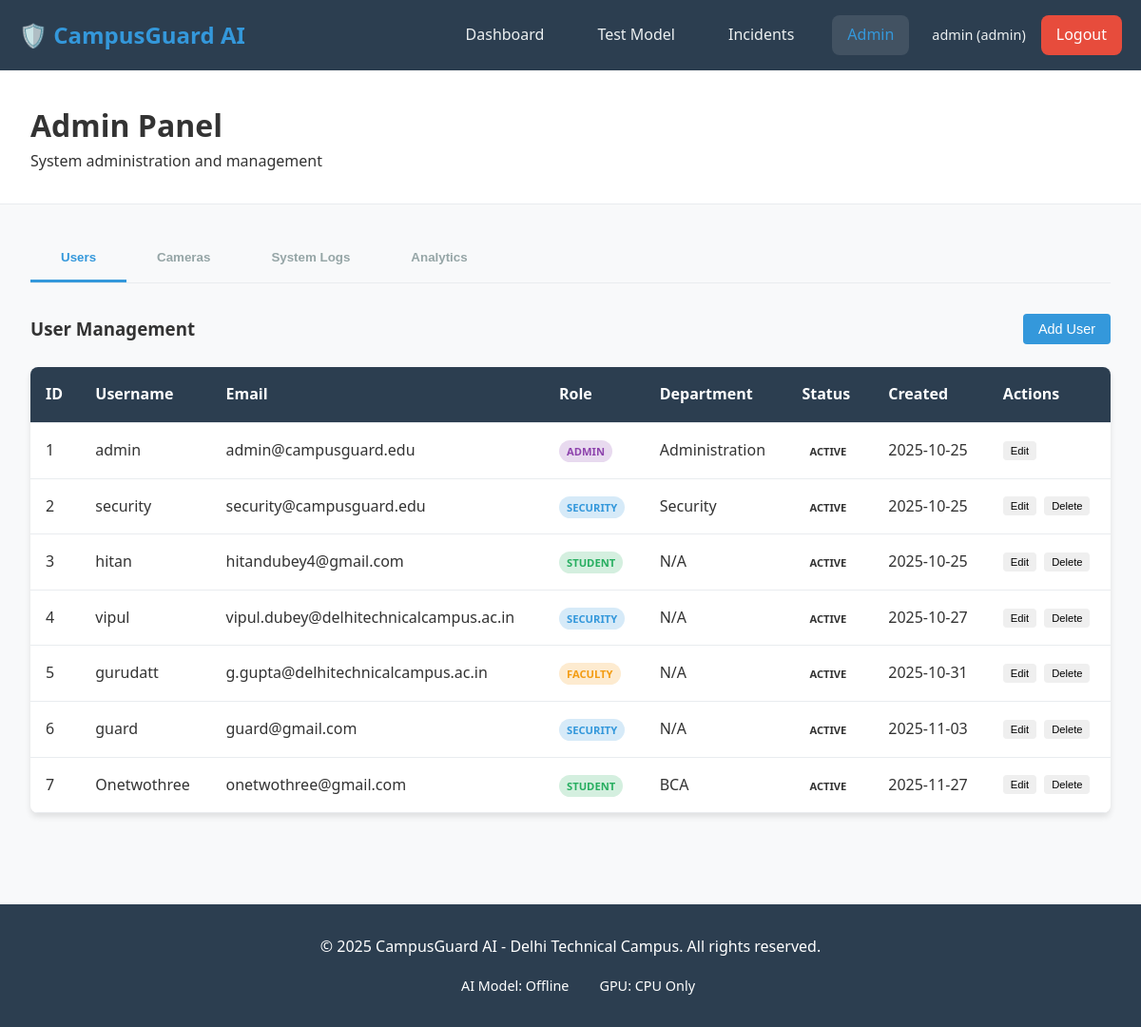
The page /admin (signed in) on the database its author committed.
### database.py (models this page shows, shortened)
class User(UserMixin, db.Model):
    __tablename__ = 'users'
    id = db.Column(db.Integer, primary_key=True)
    username = db.Column(db.String(80), unique=True, nullable=False)
    email = db.Column(db.String(120), unique=True, nullable=False)
    password_hash = db.Column(db.String(128), nullable=False)
    role = db.Column(db.String(20), nullable=False, default='student')
    department = db.Column(db.String(100))
    is_active = db.Column(db.Boolean, default=True)
    created_at = db.Column(db.DateTime, default=datetime.utcnow)
    incidents = db.relationship('Incident', backref='reported_by', lazy=True)

### app.py (the view)
@app.route('/admin')
@login_required
def admin():
    if current_user.role != 'admin':
        flash('Access denied. Admin privileges required.', 'error')
        return redirect(url_for('dashboard'))
    users = User.query.all()
    cameras = Camera.query.all()
    incidents = Incident.query.order_by(Incident.created_at.desc()).limit(50).all()
    return render_template('admin.html', users=users, cameras=cameras, incidents=incidents)

### app.py (called while the page is built)
@login_manager.user_loader
def load_user(user_id):
    try:
        return db.session.get(User, int(user_id))
    except Exception:
        return None

### templates/admin.html (shortened to what this page needs)
{% extends "base.html" %}
{% block content %}
<div class="admin-header">
    <h1>Admin Panel</h1>
    <p>System administration and management</p>
</div>
<div class="admin-tabs">
    <div class="tab-buttons">
        <button class="tab-button active" data-tab="users">Users</button>
        <button class="tab-button" data-tab="cameras">Cameras</button>
        <button class="tab-button" data-tab="system">System Logs</button>
        <button class="tab-button" data-tab="analytics">Analytics</button>
    </div>
    <div class="tab-content">
        <div id="users-tab" class="tab-pane active">
            <div class="tab-header">
                <h3>User Management</h3>
                <button id="addUser" class="btn btn-primary">Add User</button>
            </div>
            <div class="table-container">
                <table class="admin-table">
                    <thead>
                        <tr>
                            <th>ID</th>
                            <th>Username</th>
                            <th>Email</th>
                            <th>Role</th>
                            <th>Department</th>
                            <th>Status</th>
                            <th>Created</th>
                            <th>Actions</th>
                        </tr>
                    </thead>
                    <tbody>
                        {% for user in users %}
                        <tr>
                            <td>{{ user.id }}</td>
                            <td>{{ user.username }}</td>
                            <td>{{ user.email }}</td>
                            <td>
                                <span class="role-badge {{ user.role }}">{{ user.role|upper }}</span>
                            </td>
                            <td>{{ user.department or 'N/A' }}</td>
                            <td>
                                <span class="status-badge {% if user.is_active %}active{% else %}inactive{% endif %}">
                                    {% if user.is_active %}ACTIVE{% else %}INACTIVE{% endif %}
                                </span>
                            </td>
                            <td>{{ user.created_at.strftime('%Y-%m-%d') }}</td>
                            <td>
                                <div class="action-buttons">
                                    <button class="btn-action btn-edit-user" data-id="{{ user.id }}">Edit</button>
                                    {% if user.id != current_user.id %}
                                        <button class="btn-action btn-delete-user" data-id="{{ user.id }}">Delete</button>
                                    {% endif %}
                                </div>
                            </td>
                        </tr>
                        {% endfor %}
                    </tbody>
                </table>
            </div>
        </div>
    </div>
</div>
{% endblock %}

### templates/base.html (shortened to what this page needs)
<!DOCTYPE html>
<html lang="en">
<head>
    <link rel="stylesheet" href="{{ url_for('static', filename='css/style.css') }}">
</head>
<body>
    <nav class="navbar">
        <div class="nav-container">
            <div class="nav-logo">
                <h2>🛡️ CampusGuard AI</h2>
            </div>
            <div class="nav-menu">
                {% if current_user.is_authenticated %}
                    <a href="{{ url_for('dashboard') }}" class="nav-link {% if request.endpoint == 'dashboard' %}active{% endif %}">Dashboard</a>
                    <a href="{{ url_for('test') }}" class="nav-link {% if request.endpoint == 'test' %}active{% endif %}">Test Model</a>
                    <a href="{{ url_for('incidents') }}" class="nav-link {% if request.endpoint == 'incidents' %}active{% endif %}">Incidents</a>
                    {% if current_user.role == 'admin' %}
                        <a href="{{ url_for('admin') }}" class="nav-link {% if request.endpoint == 'admin' %}active{% endif %}">Admin</a>
                    {% endif %}
                    <div class="nav-user">
                        <span class="user-info">{{ current_user.username }} ({{ current_user.role }})</span>
                        <a href="{{ url_for('auth.logout') }}" class="nav-link logout-btn">Logout</a>
                    </div>
                {% else %}
                    <a href="{{ url_for('auth.login') }}" class="nav-link">Login</a>
                    <a href="{{ url_for('auth.register') }}" class="nav-link">Register</a>
                {% endif %}
            </div>
        </div>
    </nav>
    <main class="main-content">
        {% block content %}{% endblock %}
    </main>
    <footer class="footer">
        <div class="container">
            <p>&copy; 2025 CampusGuard AI - Delhi Technical Campus. All rights reserved.</p>
            <div class="system-status">
                <span>AI Model: {% if model_loaded %}Loaded{% else %}Offline{% endif %}</span>
                <span>GPU: {% if cuda_available %}Available{% else %}CPU Only{% endif %}</span>
            </div>
        </div>
    </footer>
</body>
</html>

### static/css/style.css (style rules this page uses)
* { margin: 0; padding: 0; box-sizing: border-box; }
:root { --primary-color: #3498db; --primary-dark: #2980b9; --secondary-color: #2c3e50; --success-color: #27ae60; --warning-color: #f39c12; --danger-color: #e74c3c; --info-color: #17a2b8; --light-color: #ecf0f1; --dark-color: #2c3e50; --gray-color: #95a5a6; --border-radius: 8px; --box-shadow: 0 4px 6px rgba(0, 0, 0, 0.1); --transition: all 0.3s ease; }
body { font-family: 'Segoe UI', Tahoma, Geneva, Verdana, sans-serif; line-height: 1.6; color: #333; background-color: #f8f9fa; }
.container { max-width: 1200px; margin: 0 auto; padding: 0 20px; }
.navbar { background: var(--secondary-color); color: white; padding: 1rem 0; box-shadow: var(--box-shadow); position: sticky; top: 0; z-index: 1000; }
.nav-container { max-width: 1200px; margin: 0 auto; padding: 0 20px; display: flex; justify-content: space-between; align-items: center; }
.nav-logo h2 { color: var(--primary-color); font-size: 1.5rem; }
.nav-menu { display: flex; gap: 1.5rem; align-items: center; }
.nav-link { color: var(--light-color); text-decoration: none; padding: 0.5rem 1rem; border-radius: var(--border-radius); transition: var(--transition); font-weight: 500; }
.nav-link:hover, .nav-link.active { background-color: rgba(255, 255, 255, 0.1); color: var(--primary-color); }
.nav-user { display: flex; align-items: center; gap: 1rem; }
.user-info { color: var(--light-color); font-size: 0.9rem; }
.logout-btn { background: var(--danger-color); color: white; }
.main-content { min-height: calc(100vh - 140px); }
.btn { padding: 0.75rem 1.5rem; border: none; border-radius: var(--border-radius); text-decoration: none; font-weight: 600; cursor: pointer; transition: var(--transition); display: inline-block; text-align: center; font-size: 0.9rem; }
.btn-primary { background: var(--primary-color); color: white; }
.severity-badge, .status-badge { padding: 0.25rem 0.5rem; border-radius: 12px; font-size: 0.7rem; font-weight: bold; text-transform: uppercase; }
.action-buttons { display: flex; gap: 0.5rem; }
.btn-action { padding: 0.25rem 0.5rem; border: none; border-radius: 4px; font-size: 0.7rem; cursor: pointer; transition: var(--transition); }
.admin-header { background: white; padding: 2rem; border-bottom: 1px solid #e9ecef; }
.admin-tabs { padding: 2rem; }
.tab-buttons { display: flex; border-bottom: 1px solid #e9ecef; margin-bottom: 2rem; }
.tab-button { padding: 1rem 2rem; border: none; background: none; cursor: pointer; border-bottom: 3px solid transparent; transition: var(--transition); font-weight: 600; color: var(--gray-color); }
.tab-button.active { color: var(--primary-color); border-bottom-color: var(--primary-color); }
.tab-pane { display: none; }
.tab-pane.active { display: block; }
.tab-header { display: flex; justify-content: space-between; align-items: center; margin-bottom: 1.5rem; }
.table-container { background: white; border-radius: var(--border-radius); box-shadow: var(--box-shadow); overflow: hidden; }
.admin-table { width: 100%; border-collapse: collapse; }
.admin-table th, .admin-table td { padding: 1rem; text-align: left; border-bottom: 1px solid #e9ecef; }
.admin-table th { background: var(--secondary-color); color: white; font-weight: 600; }
.role-badge { padding: 0.25rem 0.5rem; border-radius: 12px; font-size: 0.7rem; font-weight: bold; text-transform: uppercase; }
.role-badge.admin { background: #e8daef; color: #8e44ad; }
.role-badge.security { background: #d6eaf8; color: var(--primary-color); }
.role-badge.faculty { background: #fdebd0; color: var(--warning-color); }
.role-badge.student { background: #d4efdf; color: var(--success-color); }
.footer { background: var(--secondary-color); color: white; text-align: center; padding: 2rem 0; margin-top: 4rem; }
.system-status { display: flex; justify-content: center; gap: 1rem; margin-top: 1rem; font-size: 0.9rem; }
.btn { padding: 8px 16px; border-radius: 4px; cursor: pointer; border: none; font-weight: 500; transition: var(--transition); }
.btn-primary { background-color: var(--primary-color); color: white; }

### templates/base.html (style rules this page uses)
body::before { content: ''; position: fixed; top: 0; left: 0; width: 100%; height: 100%; z-index: -1; }
.navbar, .main-content, .footer, .flash-messages, .auth-container { position: relative; z-index: 10; }

### rows shown on the page
User: username "admin", role "admin", id "1", email "admin@campusguard.edu", role "ADMIN", department "Administration", is_active "ACTIVE", created_at "2025-10-25"
User: id "2", username "security", email "security@campusguard.edu", role "SECURITY", department "Security", is_active "ACTIVE", created_at "2025-10-25"
User: id "3", username "hitan", email "hitandubey4@gmail.com", role "STUDENT", department "N/A", is_active "ACTIVE", created_at "2025-10-25"
User: id "4", username "vipul", email "vipul.dubey@delhitechnicalcampus.ac.in", role "SECURITY", department "N/A", is_active "ACTIVE", created_at "2025-10-27"
User: id "5", username "gurudatt", email "g.gupta@delhitechnicalcampus.ac.in", role "FACULTY", department "N/A", is_active "ACTIVE", created_at "2025-10-31"
User: id "6", username "guard", email "guard@gmail.com", role "SECURITY", department "N/A", is_active "ACTIVE", created_at "2025-11-03"
User: id "7", username "Onetwothree", email "onetwothree@gmail.com", role "STUDENT", department "BCA", is_active "ACTIVE", created_at "2025-11-27"
